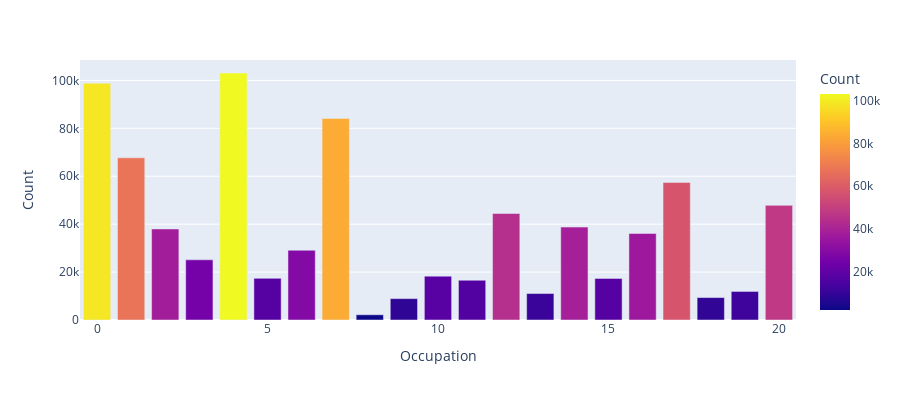

The cell this chart's notebook holds for it:
### Code cell
fig = px.bar(occup_df, x='Occupation', y='Count',
              color='Count',
             labels={'Occupations'}, height=400)
fig.show()

### Figure 1 — Plotly figure (JSON) as saved in the notebook; plotly's stock layout.template omitted (floating-point values rounded to 4 significant figures)
{"data": [{"alignmentgroup": "True", "hovertemplate": "Occupation=%{x}<br>Count=%{marker.color}<extra></extra>", "legendgroup": "", "marker": {"color": [98850, 67687, 37996, 25126, 103086, 17373, 29102, 84127, 2189, 8929, 18304, 16593, 44448, 11053, 38782, 17356, 36122, 57418, 9367, 11919, 47840], "coloraxis": "coloraxis", "pattern": {"shape": ""}}, "name": "", "offsetgroup": "", "orientation": "v", "showlegend": false, "textposition": "auto", "type": "bar", "x": [0, 1, 2, 3, 4, 5, 6, 7, 8, 9, 10, 11, 12, 13, 14, 15, 16, 17, 18, 19, 20], "xaxis": "x", "y": [98850, 67687, 37996, 25126, 103086, 17373, 29102, 84127, 2189, 8929, 18304, 16593, 44448, 11053, 38782, 17356, 36122, 57418, 9367, 11919, 47840], "yaxis": "y"}], "layout": {"barmode": "relative", "coloraxis": {"colorbar": {"title": {"text": "Count"}}, "colorscale": [[0, "#0d0887"], [0.1111, "#46039f"], [0.2222, "#7201a8"], [0.3333, "#9c179e"], [0.4444, "#bd3786"], [0.5556, "#d8576b"], [0.6667, "#ed7953"], [0.7778, "#fb9f3a"], [0.8889, "#fdca26"], [1, "#f0f921"]]}, "height": 400, "legend": {"tracegroupgap": 0}, "margin": {"t": 60}, "xaxis": {"anchor": "y", "domain": [0, 1], "title": {"text": "Occupation"}}, "yaxis": {"anchor": "x", "domain": [0, 1], "title": {"text": "Count"}}}}
